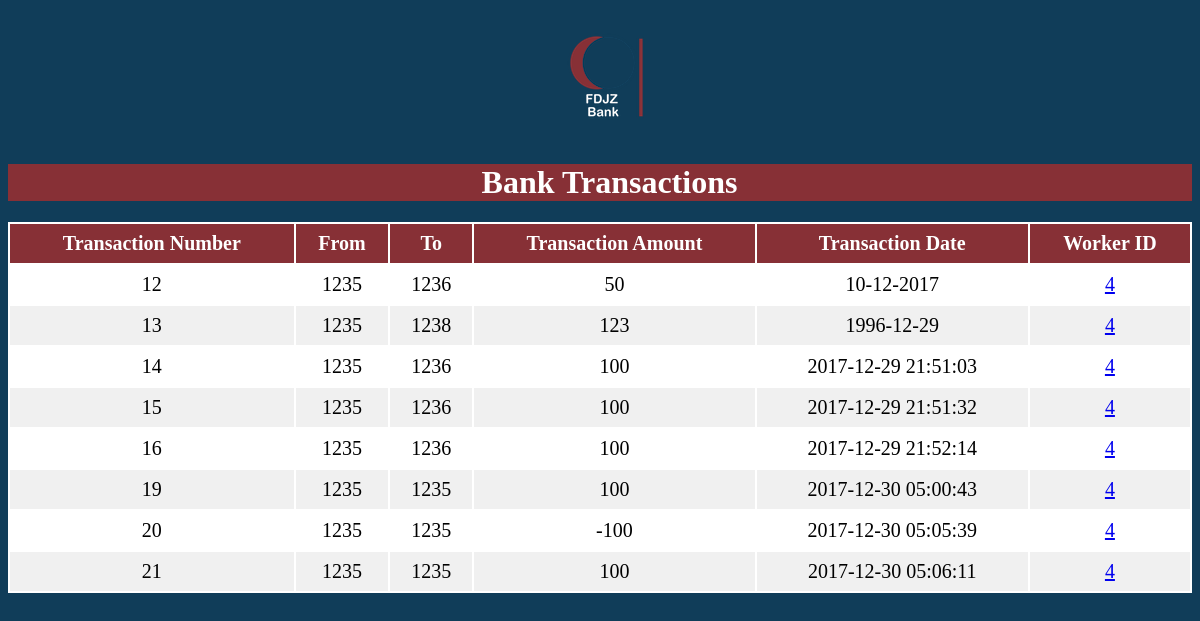
The page /Worker/php/ViewSpecificTransaction.php?id=1002 on the database its author committed.
### tables this page shows
CREATE TABLE `TRANSACTIONS` (
  `TransactionID` int(11) NOT NULL,
  `FromAccount` int(11) NOT NULL,
  `ToAccount` int(11) NOT NULL,
  `Amount` float DEFAULT NULL,
  `TransactionDate` varchar(50) DEFAULT NULL,
  `WorkerID` int(11) NOT NULL
);

### Worker/ClassesGedida/dbconnect.php (called while the page is built, shortened)
<?php
  class dbconnect
  {
      private $servername;
      private $username;
      private $password;
      private $db;
      private $con;
      function __construct()
      {
          $this->servername = "localhost";
          $this->username = "root";
          $this->password = "";
          $this->db = "FDJZ";
          $this->con = $this->Connect();
      }
      function connect()
      {
          $this->con = mysqli_connect($this->servername, $this->username, $this->password, $this->db);
          if ($this -> con ->connect_error)
          {
              die("Failed to connect: " .$this->con->connect_error);
          }
          else
          {
              return $this->con;
          }
      }
      function executesql($sql)
      {
        $result = mysqli_query($this->con, $sql);
        if($result == TRUE)
              {
          return $result;
        }
        else
              {
          echo "Error executing SQL statement: " .$this->con->error;
        }
      }
  }
?>

### Worker/ClassesGedida/Transactions.php (the view, shortened to what this page needs)
<?php
require_once "../ClassesGedida/dbconnect.php";
  class Transactions
  {
      function viewTransactionsBySpecificCustomer($id){
      			$db = new dbconnect;
      			$db->connect();
      			$sql = "SELECT * FROM `TRANSACTIONS`, bank_accounts
      							WHERE  bank_accounts.UserID = '$id'
      							AND FromAccount = bank_accounts.AccountNumber
      							";
      			$result = $db->executesql($sql);
      			foreach($result as $row){
      					echo'<tr>';
      					echo'<td>'.$row['TransactionID'].'</td>';
      					echo'<td>'.$row['FromAccount'].'</td>';
      					echo'<td>'.$row['ToAccount'].'</td>';
      					echo'<td>'.$row['Amount'].'</td>';
      					echo'<td>'.$row['TransactionDate'].'</td>';
      					echo'<td><a href="WorkerReportFromTransaction.php?id='.$row['WorkerID'].'">'.$row['WorkerID'].'</a></td>';
      					echo'</tr>';
      			}
	  }
    }
?>

### Worker/css/ViewTransaction.css (style rules this page uses)
body { background-color: #103D59; }
th, td { text-align: center; padding: 8px; }
tr:nth-child(even) { background-color: #F0F0F0; color:black; }

### rows shown on the page
transactions: TransactionID "12", FromAccount "1235", ToAccount "1236", Amount "50", TransactionDate "10-12-2017", WorkerID "4"
transactions: TransactionID "13", FromAccount "1235", ToAccount "1238", Amount "123", TransactionDate "1996-12-29", WorkerID "4"
transactions: TransactionID "14", FromAccount "1235", ToAccount "1236", Amount "100", TransactionDate "2017-12-29 21:51:03", WorkerID "4"
transactions: TransactionID "15", FromAccount "1235", ToAccount "1236", Amount "100", TransactionDate "2017-12-29 21:51:32", WorkerID "4"
transactions: TransactionID "16", FromAccount "1235", ToAccount "1236", Amount "100", TransactionDate "2017-12-29 21:52:14", WorkerID "4"
transactions: TransactionID "19", FromAccount "1235", ToAccount "1235", Amount "100", TransactionDate "2017-12-30 05:00:43", WorkerID "4"
transactions: TransactionID "20", FromAccount "1235", ToAccount "1235", Amount "-100", TransactionDate "2017-12-30 05:05:39", WorkerID "4"
transactions: TransactionID "21", FromAccount "1235", ToAccount "1235", Amount "100", TransactionDate "2017-12-30 05:06:11", WorkerID "4"
